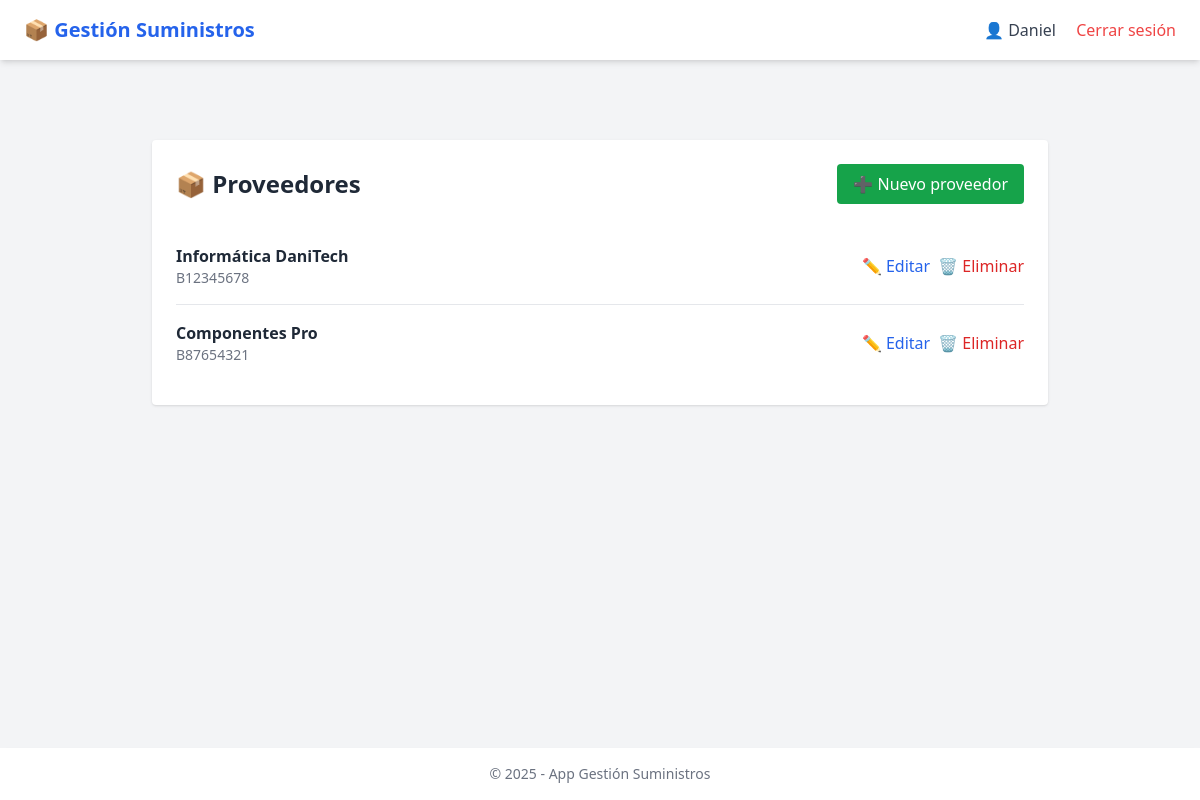
Screenshot of /proveedores (signed in) with the database file from the repository.
### app/models.py (models this page shows, shortened)
class Usuario(UserMixin, db.Model):
    id = db.Column(db.Integer, primary_key=True)
    nombre = db.Column(db.String(150), nullable=False)
    email = db.Column(db.String(150), unique=True, nullable=False)
    password = db.Column(db.String(256), nullable=False)
    rol = db.Column(db.String(50), nullable=False, default='cliente')

class Proveedor(db.Model):
    id = db.Column(db.Integer, primary_key=True)
    nombre_empresa = db.Column(db.String(150), nullable=False)
    cif = db.Column(db.String(20), unique=True, nullable=False)
    telefono = db.Column(db.String(20))
    direccion = db.Column(db.String(200))
    email = db.Column(db.String(150))
    descuento = db.Column(db.Float, default=0.0)
    iva = db.Column(db.Float, default=21.0)
    precio_base = db.Column(db.Float)

### app/routes.py (the view)
@main.route('/proveedores')
@login_required
def listar_proveedores():
    proveedores = Proveedor.query.all()
    return render_template('proveedores/listar.html', proveedores=proveedores)

### app/routes.py (called while the page is built)
@login_manager.user_loader
def load_user(user_id):
    return Usuario.query.get(int(user_id))

### app/templates/proveedores/listar.html (shortened to what this page needs)
{% extends 'base.html' %}
{% block content %}
<div class="max-w-4xl mx-auto mt-10 p-6 bg-white rounded shadow">
    <div class="flex items-center justify-between mb-6">
        <h1 class="text-2xl font-bold text-gray-800">📦 Proveedores</h1>
        <a href="{{ url_for('main.crear_proveedor') }}"
           class="bg-green-600 text-white px-4 py-2 rounded hover:bg-green-700 transition">
            ➕ Nuevo proveedor
        </a>
    </div>
    <ul class="divide-y divide-gray-200">
        {% for p in proveedores %}
        <li class="py-4 flex items-center justify-between">
            <div>
                <p class="font-semibold text-gray-800">{{ p.nombre_empresa }}</p>
                <p class="text-sm text-gray-500">{{ p.cif }}</p>
            </div>
            <div class="flex space-x-2">
                <a href="{{ url_for('main.editar_proveedor', id=p.id) }}"
                   class="text-blue-600 hover:underline">✏️ Editar</a>
                <form method="POST"
                      action="{{ url_for('main.eliminar_proveedor', id=p.id) }}"
                      onsubmit="return confirm('¿Seguro que quieres eliminar este proveedor?');">
                    <button type="submit" class="text-red-600 hover:underline">🗑️ Eliminar</button>
                </form>
            </div>
        </li>
        {% endfor %}
    </ul>
</div>
{% endblock %}

### app/templates/base.html (shortened to what this page needs)
<!DOCTYPE html>
<html lang="es">
<head>
    <script src="https://cdn.tailwindcss.com"></script>
</head>
<body class="bg-gray-100 text-gray-900 font-sans min-h-screen flex flex-col">
    <nav class="bg-white shadow-md px-6 py-4 flex justify-between items-center">
        <h1 class="text-xl font-bold text-blue-600">📦 Gestión Suministros</h1>
        <div class="space-x-4">
            {% if current_user.is_authenticated %}
                <span class="text-gray-700">👤 {{ current_user.nombre }}</span>
                <a href="{{ url_for('main.logout') }}" class="text-red-500 hover:underline">Cerrar sesión</a>
            {% else %}
                <a href="{{ url_for('main.login') }}" class="text-blue-600 hover:underline">Login</a>
                <a href="{{ url_for('main.register') }}" class="text-blue-600 hover:underline">Registro</a>
            {% endif %}
        </div>
    </nav>
    <main class="flex-1 container mx-auto px-4 py-6">
        {% block content %}{% endblock %}
    </main>
    <footer class="bg-white shadow-md text-center text-sm text-gray-500 py-4 mt-auto">
        &copy; {{ current_year or 2025 }} - App Gestión Suministros
    </footer>
</body>
</html>

### rows the page displays
Usuario: nombre "Daniel"
Proveedor: nombre_empresa "Informática DaniTech", cif "B12345678"
Proveedor: nombre_empresa "Componentes Pro", cif "B87654321"

### other values shown
{{ current_year or 2025 }} "2025"
